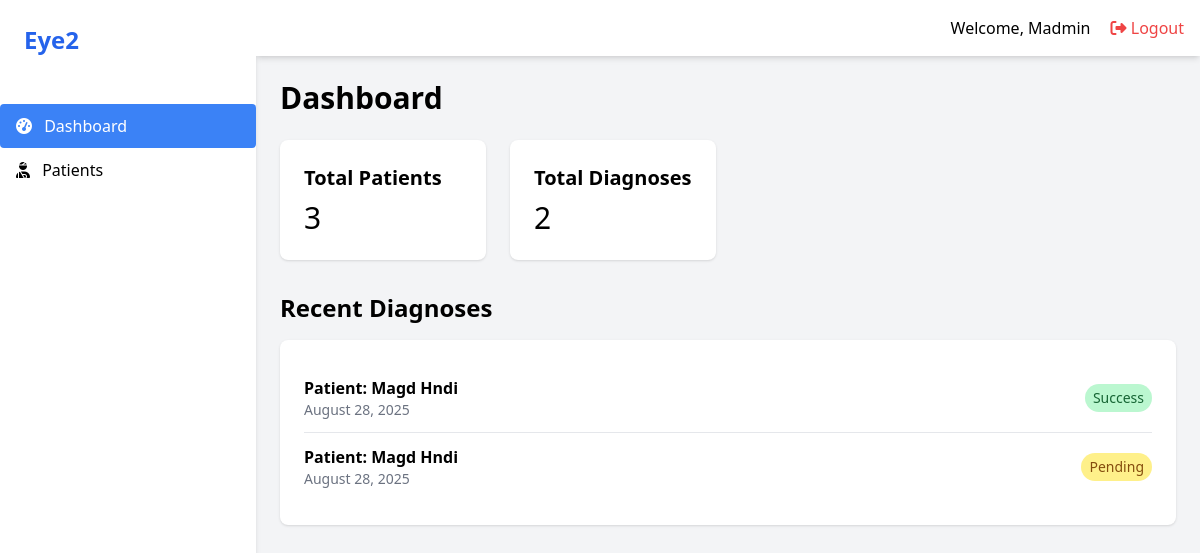
Screenshot of / (signed in) with the database file from the repository.
### apps/users/models.py (models this page shows, shortened)
class User(AbstractUser):
    class Roles(models.TextChoices):
        ADMIN = "ADMIN", "Admin"
        DOCTOR = "DOCTOR", "Doctor"
    role = models.CharField(
        max_length=10,
        choices=Roles.choices,
        default=Roles.DOCTOR
    )
    spicialzaton = models.CharField(max_length=255, blank=True)
    phone = models.CharField(max_length=10, blank=True)

class Patient(models.Model):
    class Gender(models.TextChoices):
        MALE = "MALE", "Male"
        FEMALE = "FEMALE", "Female"
        OTHER = "OTHER", "Other"
    id = models.UUIDField(primary_key=True, default=uuid.uuid4, editable=False)
    full_name = models.CharField(max_length=50)
    date_of_birth = models.DateField(default=timezone.now)
    phone = models.CharField(max_length=10, blank=True)
    address = models.CharField(max_length=255, blank=True)
    gender = models.CharField(max_length=10, choices=Gender.choices)
    insurance_info = models.CharField(max_length=255, blank=True)
    contact_info = models.CharField(max_length=255, blank=True)
    personal_photo = models.ImageField(upload_to='patient_images', blank=True)
    clinic = models.ForeignKey(Clinic, on_delete=models.SET_NULL, null=True, related_name="patients")
    doctors = models.ManyToManyField(
        settings.AUTH_USER_MODEL,
        related_name="patients",
        blank=True
    )
    created_at = models.DateTimeField(auto_now_add=True)

### apps/diagnosis/models.py (models this page shows, shortened)
class Diagnosis(models.Model):
    class Status(models.TextChoices):
        PENDING = "PENDING", "Pending"
        RUNNING = "RUNNING", "Running"  # المهمة قيد التنفيذ الآن
        RETRY = "RETRY", "Retry"      # فشلت المهمة وستتم إعادة المحاولة
        SUCCESS = "SUCCESS", "Success"
        FAILURE = "FAILURE", "Failure"
    id = models.UUIDField(primary_key=True, default=uuid.uuid4, editable=False)
    patient = models.ForeignKey(Patient, on_delete=models.CASCADE, related_name="diagnoses")
    physician = models.ForeignKey(settings.AUTH_USER_MODEL, on_delete=models.SET_NULL, null=True, related_name="diagnoses")
    appointment = models.OneToOneField(Appointment, on_delete=models.SET_NULL, null=True, blank=True, related_name="diagnosis")
    left_fundus_image = models.ImageField(upload_to='diagnoses/images/%Y/%m/%d/')
    right_fundus_image = models.ImageField(upload_to='diagnoses/images/%Y/%m/%d/')
    status = models.CharField(
        max_length=10,
        choices=Status.choices,
        default=Status.PENDING,
        db_index=True  # مهم لتسريع البحث عن الحالات
    )
    result = models.JSONField(null=True, blank=True, help_text="Stores the final JSON output from the AI pipeline")
    error_message = models.TextField(null=True, blank=True)
    medical_notes = models.TextField(blank=True)
    model_version = models.ForeignKey(ModelVersion, on_delete=models.SET_NULL, null=True, blank=True)
    worker_id = models.CharField(max_length=255, null=True, blank=True, help_text="Celery task ID processing this diagnosis")
    started_at = models.DateTimeField(null=True, blank=True, help_text="Timestamp when processing started")
    finished_at = models.DateTimeField(null=True, blank=True, help_text="Timestamp when processing finished")
    created_at = models.DateTimeField(auto_now_add=True)
    updated_at = models.DateTimeField(auto_now=True)

### apps/core/views.py (the view)
# urls.py: path('', DashboardView.as_view(), name='dashboard'),
class DashboardView(LoginRequiredMixin, TemplateView):
    template_name = "dashboard/main.html"
    def get_context_data(self, **kwargs):
        context = super().get_context_data(**kwargs)
        user = self.request.user
        patient_count = Patient.objects.filter(doctors=user).count()
        diagnosis_count = Diagnosis.objects.filter(physician=user).count()
        recent_diagnoses = Diagnosis.objects.filter(physician=user).select_related('patient').order_by('-created_at')[:5]
        context['counts'] = {
            "patients": patient_count,
            "diagnoses": diagnosis_count,
        }
        context['recent_diagnoses'] = recent_diagnoses
        return context

### templates/dashboard/main.html (shortened to what this page needs)
{% extends 'layouts/app_base.html' %}
{% block page_content %}
<h1 class="text-3xl font-bold mb-6">Dashboard</h1>
<div class="grid grid-cols-1 md:grid-cols-2 lg:grid-cols-4 gap-6">
    <div class="bg-white p-6 rounded-lg shadow">
        <h2 class="text-xl font-semibold">Total Patients</h2>
        <p class="text-3xl mt-2">{{ counts.patients }}</p>
    </div>
    <div class="bg-white p-6 rounded-lg shadow">
        <h2 class="text-xl font-semibold">Total Diagnoses</h2>
        <p class="text-3xl mt-2">{{ counts.diagnoses }}</p>
    </div>
</div>
<div class="mt-8">
    <h2 class="text-2xl font-bold mb-4">Recent Diagnoses</h2>
    <div class="bg-white p-6 rounded-lg shadow">
        <ul class="divide-y divide-gray-200">
            {% for diagnosis in recent_diagnoses %}
            <li class="py-3 flex justify-between items-center">
                <div>
                    <p class="font-semibold">Patient: {{ diagnosis.patient.full_name }}</p>
                    <p class="text-sm text-gray-500">{{ diagnosis.created_at|date:"F d, Y" }}</p>
                </div>
                <span class="px-2 py-1 text-sm rounded-full
                    {% if diagnosis.status == 'SUCCESS' %}bg-green-200 text-green-800
                    {% elif diagnosis.status == 'FAILURE' %}bg-red-200 text-red-800
                    {% else %}bg-yellow-200 text-yellow-800{% endif %}">
                    {{ diagnosis.get_status_display }}
                </span>
            </li>
            {% empty %}
            <p>No recent diagnoses found.</p>
            {% endfor %}
        </ul>
    </div>
</div>
{% endblock %}

### templates/partials/_navbar.html (shortened to what this page needs)
<header class="bg-white shadow-md p-4 flex justify-between items-center">
    <div>
        <span class="mr-4">Welcome, {{ request.user.get_full_name|default:request.user.username }}</span>
        <form action="{% url 'logout' %}" method="post" class="inline">
            <button type="submit" class="text-red-500 hover:text-red-700">
                <i class="fas fa-sign-out-alt"></i> Logout
            </button>
        </form>
    </div>
</header>

### rows the page displays
User: user.get_full_name "Madmin"
Diagnosis: patient.full_name "Magd Hndi", created_at "August 28, 2025", status "Success"
Diagnosis: patient.full_name "Magd Hndi", created_at "August 28, 2025", status "Pending"

### other values shown
{{ counts.patients }} "3"
{{ counts.diagnoses }} "2"
